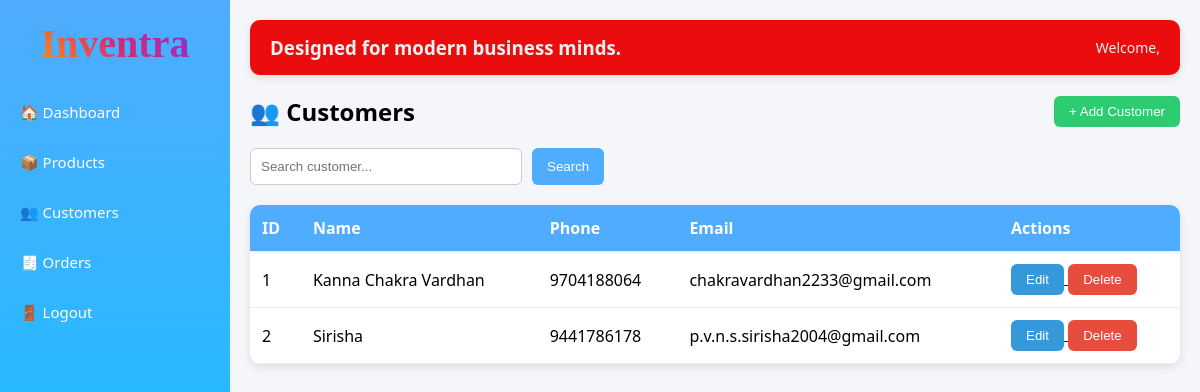
The app's page /customers/ with its own data.
### customers/models.py (models this page shows, shortened)
class Customer(models.Model):
    name = models.CharField(max_length=100)
    email = models.EmailField()
    phone = models.CharField(max_length=15)

### customers/views.py (the view)
# urls.py: path('', views.customer_list, name='customer_list'),
def customer_list(request):
    customers = Customer.objects.all()
    return render(request, 'customers/customer_list.html', {'customers': customers})

### templates/customers/customer_list.html
{% extends "base.html" %}
{% block content %}
<div style="display:flex; justify-content:space-between; align-items:center; margin-bottom:20px;">
    <h2 style="margin:0;">👥 Customers</h2>
    <a href="/customers/add/">
        <button style="background:#2ecc71;">+ Add Customer</button>
    </a>
</div>
<form method="GET" style="margin-bottom:20px; display:flex; gap:10px;">
    <input type="text" name="search" placeholder="Search customer..."
           style="padding:10px; width:250px; border-radius:6px; border:1px solid #ccc;">
    <button type="submit">Search</button>
</form>
<table>
<tr>
    <th>ID</th>
    <th>Name</th>
    <th>Phone</th>
    <th>Email</th>
    <th>Actions</th>
</tr>
{% for customer in customers %}
<tr>
    <td>{{ customer.id }}</td>
    <td>{{ customer.name }}</td>
    <td>{{ customer.phone }}</td>
    <td>{{ customer.email }}</td>
    <td>
        <a href="/customers/edit/{{customer.id}}">
            <button style="background:#3498db;">Edit</button>
        </a>
        <a href="/customers/delete/{{customer.id}}"
           onclick="return confirm('Are you sure you want to delete this customer?')">
            <button style="background:#e74c3c;">Delete</button>
        </a>
    </td>
</tr>
{% empty %}
<tr>
    <td colspan="5" style="text-align:center; padding:20px; color:gray;">
        No customers found
    </td>
</tr>
{% endfor %}
</table>
{% endblock %}

### templates/base.html (style rules this page uses)
body { margin:0; font-family: 'Segoe UI', Tahoma, Geneva, Verdana, sans-serif; background:#f4f6f9; }
table { width:100%; border-collapse:collapse; background:white; border-radius:10px; overflow:hidden; box-shadow:0 3px 10px rgba(0,0,0,0.1); }
table th { background:#4facfe; color:white; }
table th, table td { padding:12px; border-bottom:1px solid #eee; text-align:left; }
button { background:#4facfe; color:white; border:none; padding:8px 15px; border-radius:6px; cursor:pointer; transition:0.3s; }

### records on screen
Customer: id "1", name "Kanna Chakra Vardhan", phone "9704188064", email "chakravardhan2233@gmail.com"
Customer: id "2", name "Sirisha", phone "9441786178", email "p.v.n.s.sirisha2004@gmail.com"
